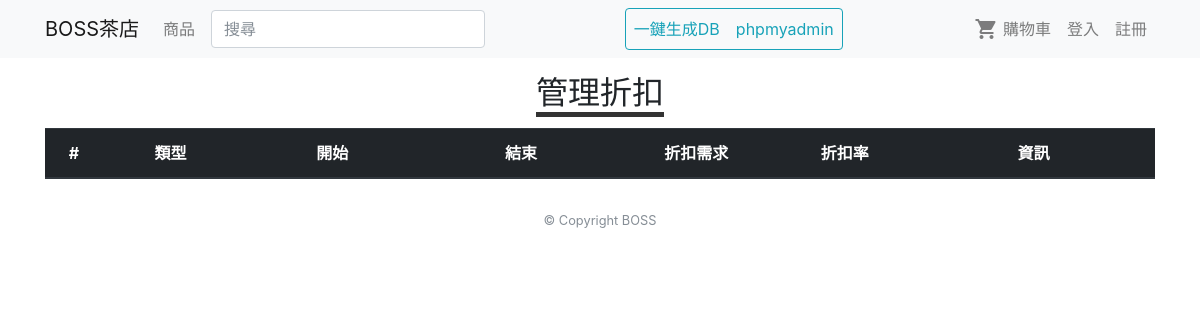
Page /discount_list.php on the earlier database version.
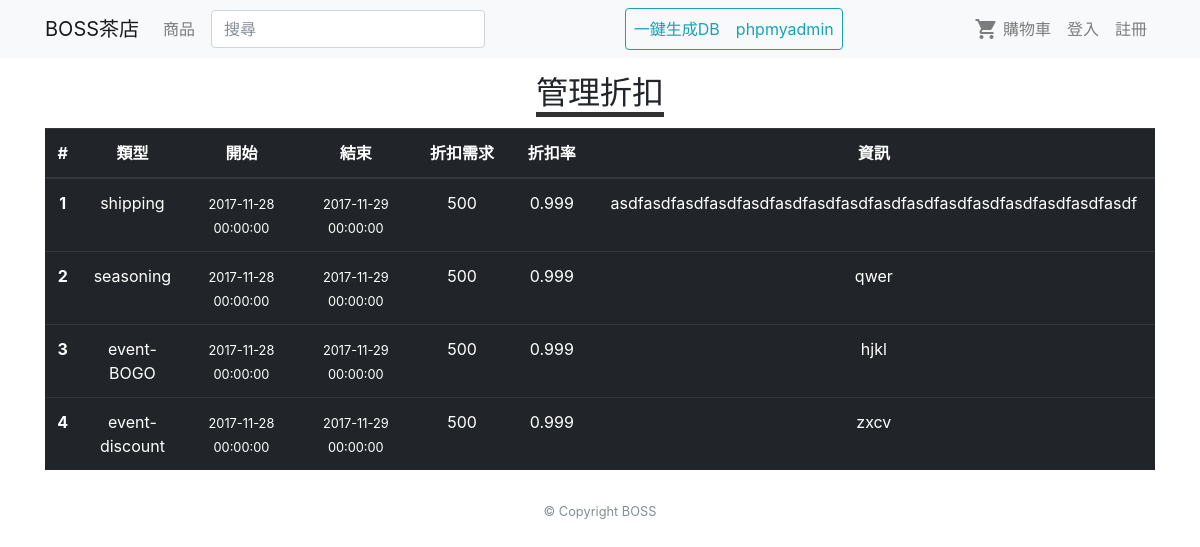
Same page on the later database version.
### tables this page shows
CREATE TABLE DISCOUNT (
  ID INT(7) UNSIGNED AUTO_INCREMENT PRIMARY KEY,
  Type ENUM('shipping', 'seasoning', 'event'),
  PeriodFrom DATETIME NOT NULL,
  PeriodTo DATETIME NOT NULL,
  Requirement INT(7) UNSIGNED,
  Rate DOUBLE(3,3) NOT NULL,
  Info VARCHAR(100) NOT NULL,
  EventType ENUM('BOGO', 'discount')
);

### verification.php (called while the page is built, shortened)
<?php
$user_position='G';

### discount_list.php (the view, shortened to what this page needs)
<!DOCTYPE html>
<html>
<head>
  <?php include('style.php') ?>
</head>
<body>
  <?php include('nav.php') ?>
  <div class="container my-3">
    <div class="row">
      <div class="col-12 text-center">
        <h2 class="d-inline" style="border-bottom:5px #333 solid;">管理折扣</h2>
        <table class="table table-hover table-dark my-3">
          <thead>
            <tr>
              <th scope="col" style="width:2rem;">#</th>
              <th scope="col" style="width:5rem;" >類型</th>
              <th scope="col" style="width:7rem;">開始</th>
              <th scope="col" style="width:7rem;">結束</th>
              <th scope="col" style="width:6rem;">折扣需求</th>
              <th scope="col" style="width:5rem;">折扣率</th>
              <th scope="col" style="width:9rem;">資訊</th>
            </tr>
          </thead>
          <tbody>
            <?php
            $sql = 'SELECT * FROM DISCOUNT';
            $result = $conn->query($sql);
            while($rows = mysqli_fetch_array($result))
            {
              echo '<tr style="cursor: pointer;" onclick="location.href=\'product_detail.php?ID=' . $rows['ID'].'\'">';
              echo '<th scope="row">'.$rows['ID'].'</th>';
              $EventType = ($rows['EventType']!=NULL)?'-'.$rows['EventType']:'';
              echo '<td>'.$rows['Type'].$EventType.'</td>';
              echo '<td><small>'.$rows['PeriodFrom'].'</small></td>';
              echo '<td><small>'.$rows['PeriodTo'].'</small></td>';
              echo '<td>'.$rows['Requirement'].'</td>';
              echo '<td>'.$rows['Rate'].'</td>';
              echo '<td>'.$rows['Info'].'</td>';
              echo '</tr>';
            }
            ?>
          </tbody>
        </table>
      </div>
    </div>
  </div>
  <?php include('footer.php') ?>
</body>
</html>

### style.php
<link rel="stylesheet" href="css/bootstrap.min.css">
<link rel="stylesheet" href="css/material-icon.css" >
<link rel="stylesheet" href="css/style.css">

### nav.php (shortened to what this page needs)
<?php
$this_page = pathinfo($_SERVER['PHP_SELF'])['filename']
?>
<?php
  include('verification.php');
  $login_display = isset($_SESSION['ID'])?'d-none ':'';
  $reg_display   = isset($_SESSION['ID'])?'d-none ':'';
  $customer_display  = ($user_position=='C'||$user_position=='G')?'':'d-none ';
?>
<nav class="navbar navbar-expand-lg navbar-light bg-light sticky-top">
  <div class="container">
    <a class="navbar-brand" href="index.php">BOSS茶店</a>
    <div class="collapse navbar-collapse" id="navbarSupportedContent">
      <ul class="navbar-nav mr-auto">
        <li class="nav-item <?php echo ($this_page =='product')?'active':''; ?>">
          <a class="nav-link " href="product.php">商品</a>
        </li>
        <form class="form-inline mx-0 mx-lg-2 my-2 my-lg-0" method="get" action="product.php">
          <input class="form-control mr-sm-2" type="search" placeholder="搜尋" name="search" required>
        </form>
      </ul>
      <?php
      if(debug_mode){
        echo '<ul class="navbar-nav border border-info rounded ">
        <li class="nav-item">
        <a class="nav-link text-info" href="db.php">一鍵生成DB</a>
        </li>
        <li class="nav-item">
        <a class="nav-link text-info" target="_blank" href="http://localhost/phpmyadmin/">phpmyadmin</a>
        </li>
        </ul>';
      }
      ?>
      <ul class="navbar-nav ml-auto">
        <li class="nav-item <?php echo ($this_page =='cart')?'active ':'' ?> <?php echo $customer_display; ?>">
          <a class="nav-link" href="cart.php"><i class="material-icons">shopping_cart</i> 購物車</a>
        </li>
        <li class="nav-item <?php echo ($this_page =='login')?'active ':'' ?> <?php echo $login_display ?>">
          <a class="nav-link" href="login.php">登入</a>
        </li>
        <li class="nav-item <?php echo ($this_page =='reg')?'active ':'' ?> <?php echo $reg_display ?>">
          <a class="nav-link" href="reg.php">註冊</a>
        </li>
      </ul>
    </div>
  </div>
</nav>

### footer.php (shortened to what this page needs)
<div class="container mt-3">
  <div class="row">
    <div class="col-12">
      <small>
        <p class="text-muted text-center">© Copyright BOSS</p>
      </small>
    </div>
  </div>
</div>

### css/style.css (style rules this page uses)
.material-icons { vertical-align: bottom; }

Differences in the rows shown:
added discount: ID "1", Type "shipping", PeriodFrom "2017-11-28 00:00:00", PeriodTo "2017-11-29 00:00:00", Requirement "500", Rate "0.999", Info "asdfasdfasdfasdfasdfasdfasdfasdfasdfasdfasdfasdfasdfasdfasdfasdf"
added discount: ID "2", Type "seasoning", PeriodFrom "2017-11-28 00:00:00", PeriodTo "2017-11-29 00:00:00", Requirement "500", Rate "0.999", Info "qwer"
added discount: ID "3", Type "event", EventType "-BOGO", PeriodFrom "2017-11-28 00:00:00", PeriodTo "2017-11-29 00:00:00", Requirement "500", Rate "0.999", Info "hjkl"
added discount: ID "4", Type "event", EventType "-discount", PeriodFrom "2017-11-28 00:00:00", PeriodTo "2017-11-29 00:00:00", Requirement "500", Rate "0.999", Info "zxcv"
